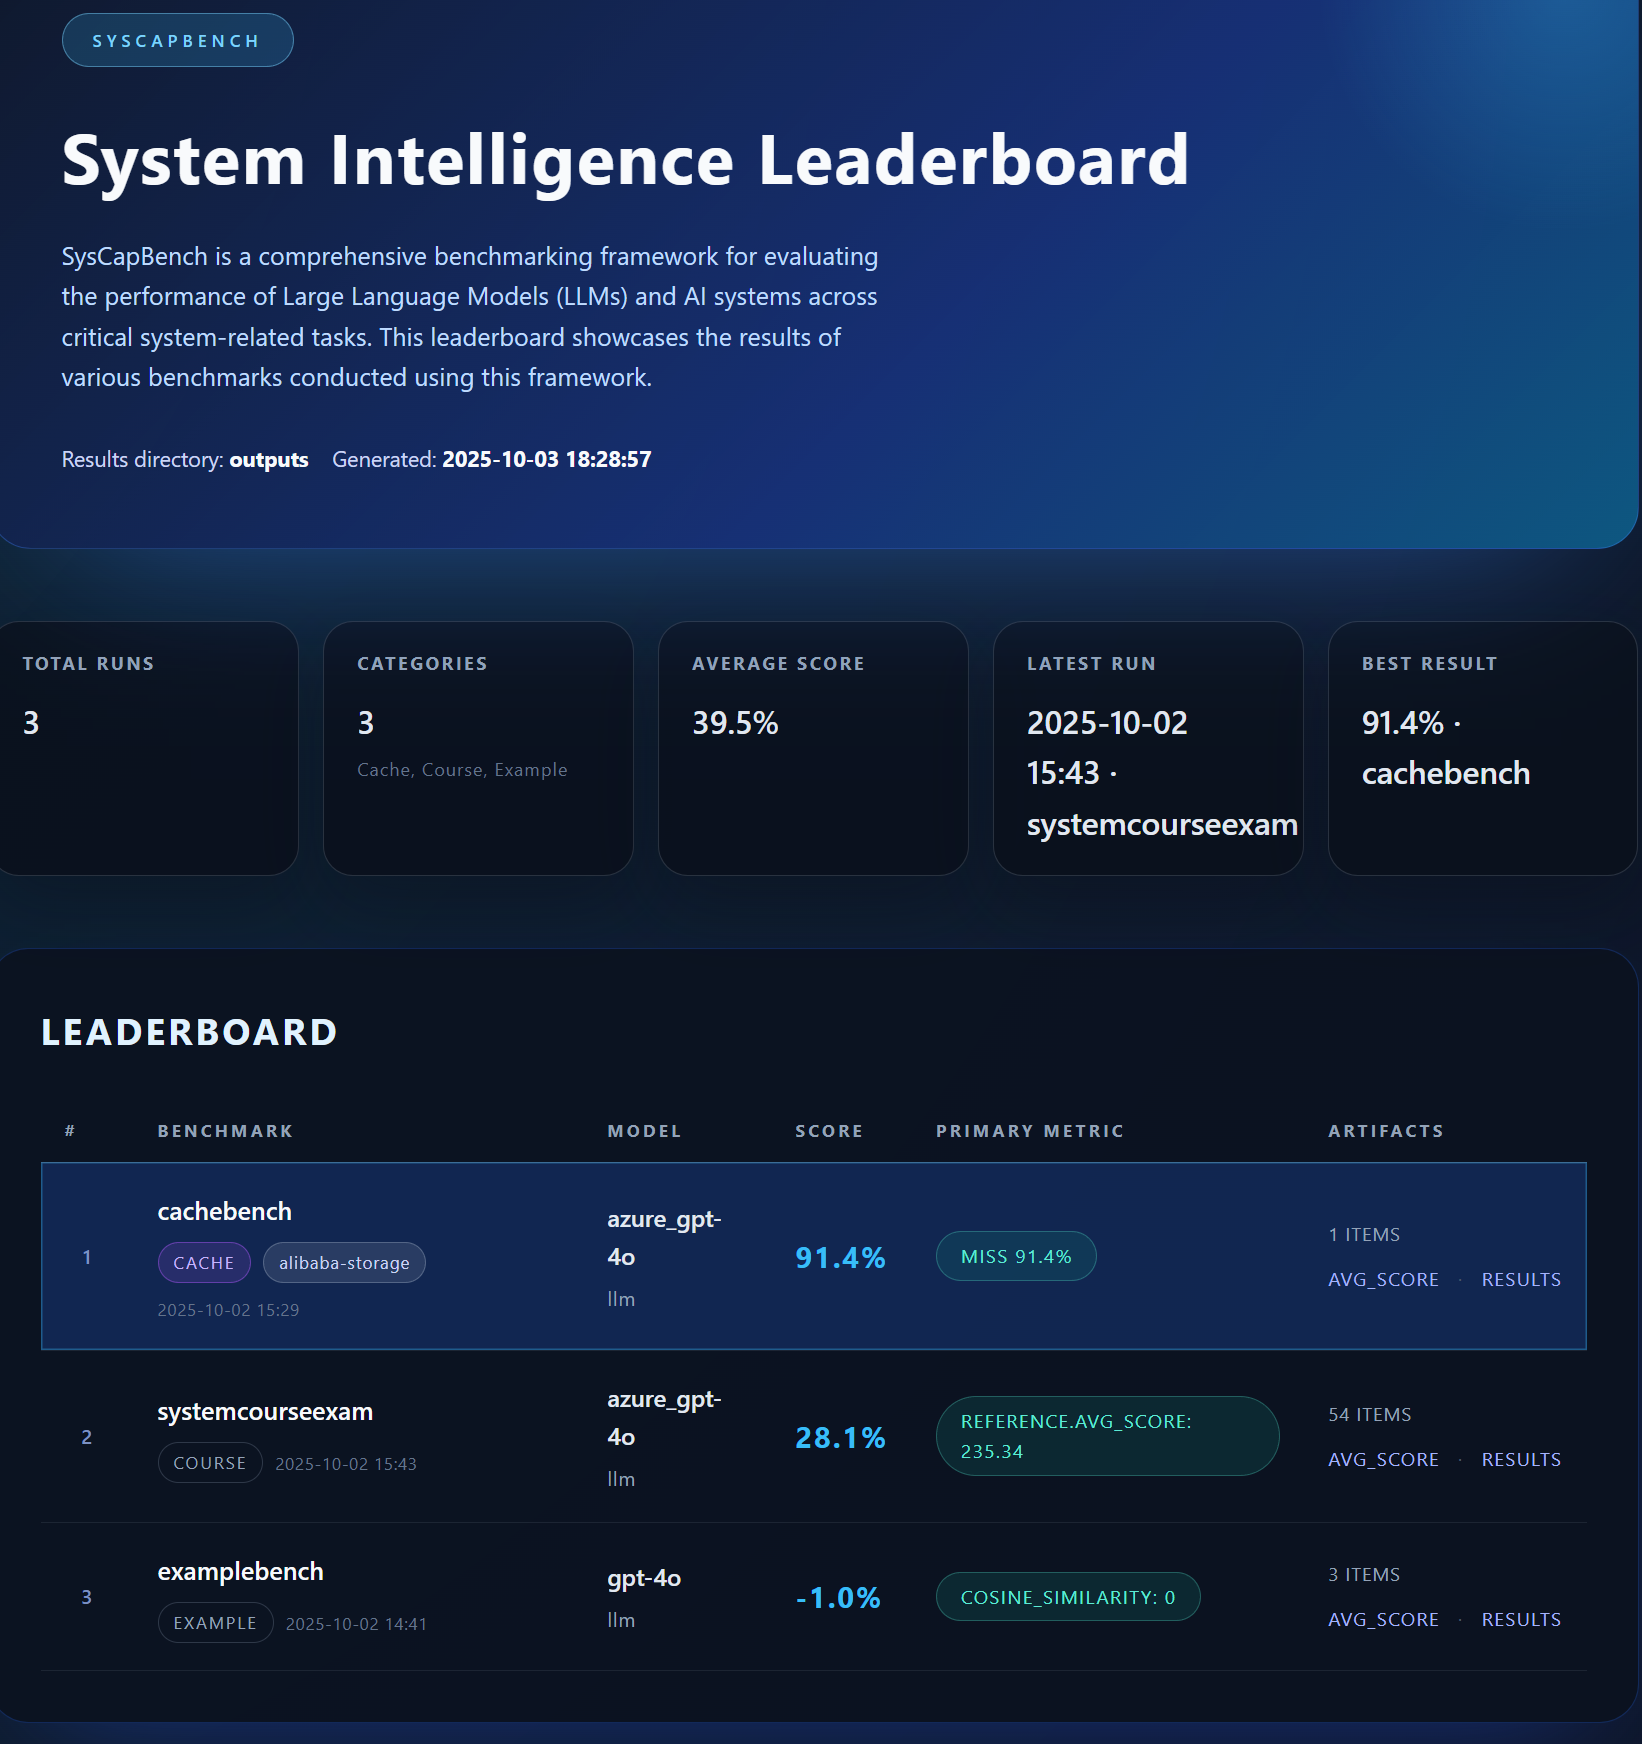

This chart was generated by the following Python code:
"""Generate an interactive dashboard for SysCapBench runs."""

from __future__ import annotations

import argparse
import json
from collections.abc import Iterable
from dataclasses import dataclass, field
from datetime import datetime
from pathlib import Path
from typing import Any, Dict, List, Optional

try:
    import plotly.graph_objects as go
    from plotly.subplots import make_subplots
except ImportError:  # Plotly is optional for the SWE-Bench style leaderboard
    go = None  # type: ignore
    make_subplots = None  # type: ignore

from logger import logger


@dataclass
class BenchmarkEntry:
    """Light-weight container for a single benchmark run."""

    name: str
    model: str
    agent: str
    directory: Path
    avg_score: Optional[Dict[str, Any]] = None
    results: List[Dict[str, Any]] = field(default_factory=list)
    metrics: Dict[str, float] = field(default_factory=dict)
    final_score: Optional[float] = None
    result_count: int = 0
    question_types: Dict[str, int] = field(default_factory=dict)
    score_by_test_paper: List[Dict[str, Any]] = field(default_factory=list)
    timestamp_label: Optional[str] = None
    variant: Optional[str] = None
    category: str = 'general'
    timestamp: Optional[datetime] = None

    @property
    def display_name(self) -> str:
        suffix = f' | {self.variant}' if self.variant else ''
        ts = f' ({self.timestamp_label})' if self.timestamp_label else ''
        return f'{self.name} | {self.model} | {self.agent}{suffix}{ts}'


class BenchmarkDashboard:
    """Parse benchmark outputs and generate Plotly figures."""

    def __init__(self, results_dir: str):
        self.results_dir = Path(results_dir)
        self.outputs_dir = self.results_dir
        self.benchmarks: List[BenchmarkEntry] = []
        self._validate_inputs()
        self.load_results()

    def _validate_inputs(self) -> None:
        if not self.results_dir.exists():
            raise FileNotFoundError(f'Results directory not found: {self.results_dir}')
        if not self.outputs_dir.exists():
            raise FileNotFoundError(f'Expected outputs directory missing: {self.outputs_dir}')

    def load_results(self) -> None:
        for bench_dir in sorted(self.outputs_dir.iterdir()):
            if not bench_dir.is_dir():
                continue
            entry = self._load_entry(bench_dir)
            if entry:
                self.benchmarks.append(entry)

    def _load_entry(self, bench_dir: Path) -> Optional[BenchmarkEntry]:
        metadata = self._parse_directory_metadata(bench_dir.name)
        avg_score = self._safe_load_json(bench_dir / 'avg_score.json')
        results = self._safe_load_json_lines(bench_dir / 'result.jsonl')

        metrics = self._flatten_metrics(avg_score) if avg_score else {}
        final_score = None
        if avg_score:
            final_score = avg_score.get('final_score')
            if final_score is None and isinstance(avg_score.get('score'), dict):
                score_dict = avg_score['score']
                llm_score = score_dict.get('llm_score')
                full_score = score_dict.get('full_score')
                if isinstance(llm_score, (int, float)) and isinstance(full_score, (int, float)) and full_score:
                    final_score = llm_score / full_score

        question_types: Dict[str, int] = {}
        for record in results:
            qtype = record.get('type')
            if qtype:
                question_types[qtype] = question_types.get(qtype, 0) + 1

        category = 'general'
        bench_name_lower = metadata['benchmark'].lower()
        if 'course' in bench_name_lower:
            category = 'course'
        elif 'cache' in bench_name_lower:
            category = 'cache'
        elif 'example' in bench_name_lower:
            category = 'example'

        return BenchmarkEntry(
            name=metadata['benchmark'],
            model=metadata['model'],
            agent=metadata['agent'],
            directory=bench_dir,
            avg_score=avg_score,
            results=results,
            metrics=metrics,
            final_score=final_score,
            result_count=len(results),
            question_types=question_types,
            score_by_test_paper=avg_score.get('score_by_test_paper', []) if isinstance(avg_score, dict) else [],
            timestamp_label=metadata.get('timestamp'),
            variant=metadata.get('variant'),
            category=category,
            timestamp=metadata.get('timestamp_dt'),
        )

    def _parse_directory_metadata(self, name: str) -> Dict[str, Optional[str]]:
        parts = name.split('__')
        benchmark = parts[0] if parts else 'unknown'
        model = parts[1] if len(parts) > 1 else 'unknown'
        agent = parts[2] if len(parts) > 2 else 'unknown'

        timestamp = None
        timestamp_dt: Optional[datetime] = None
        variant = None
        remainder: List[str] = []
        if len(parts) > 3:
            candidate = parts[-1]
            try:
                timestamp_dt = datetime.strptime(candidate, '%Y-%m-%d_%H-%M-%S')
                timestamp = timestamp_dt.strftime('%Y-%m-%d %H:%M:%S')
                remainder = parts[3:-1]
            except ValueError:
                remainder = parts[3:]
        variant = '__'.join(remainder) if remainder else None
        return {
            'benchmark': benchmark,
            'model': model,
            'agent': agent,
            'timestamp': timestamp,
            'timestamp_dt': timestamp_dt,
            'variant': variant,
        }

    def _safe_load_json(self, path: Path) -> Optional[Dict[str, Any]]:
        if not path.exists():
            return None
        with open(path, encoding='utf-8') as handle:
            return json.load(handle)

    def _safe_load_json_lines(self, path: Path) -> List[Dict[str, Any]]:
        if not path.exists():
            return []
        records: List[Dict[str, Any]] = []
        with open(path, encoding='utf-8') as handle:
            for line in handle:
                line = line.strip()
                if not line:
                    continue
                try:
                    records.append(json.loads(line))
                except json.JSONDecodeError:
                    continue
        return records

    def _flatten_metrics(self, avg_score: Dict[str, Any]) -> Dict[str, float]:
        metrics: Dict[str, float] = {}
        for key, value in avg_score.items():
            if key == 'score_by_test_paper':
                continue
            if isinstance(value, (int, float)):
                metrics[key] = float(value)
            elif isinstance(value, dict):
                for sub_key, sub_val in value.items():
                    if isinstance(sub_val, (int, float)):
                        metrics[f'{key}.{sub_key}'] = float(sub_val)
        return metrics

    def _format_metric(self, value: Any) -> str:
        if isinstance(value, float):
            if abs(value) >= 1:
                return f'{value:.3f}'.rstrip('0').rstrip('.')
            return f'{value:.4f}'.rstrip('0').rstrip('.')
        if isinstance(value, int):
            return str(value)
        return str(value)

    def create_overview_table(self) -> Optional[go.Figure]:
        if go is None:
            return None
        if not self.benchmarks:
            return None

        headers = ['Benchmark', 'Model', 'Agent', 'Final Score', 'Key Metrics']
        rows: List[List[str]] = []

        for bench in self.benchmarks:
            metrics_summary = self._summarise_metrics(bench.metrics)
            final_score = 'N/A'
            if bench.final_score is not None:
                final_score = self._format_metric(bench.final_score)
            rows.append(
                [
                    bench.name,
                    bench.model,
                    bench.agent,
                    final_score,
                    metrics_summary or '—',
                ]
            )

        table = go.Table(
            header=dict(values=headers, fill_color='#d0f0ff', align='left', font=dict(size=14, color='black')),
            cells=dict(values=list(zip(*rows)), fill_color='#f5f8fa', align='left', font=dict(size=12)),
        )
        fig = go.Figure(data=[table])
        fig.update_layout(title='Benchmark Overview', height=280 + 24 * len(rows))
        return fig

    def _summarise_metrics(self, metrics: Dict[str, float], limit: int = 4) -> str:
        if not metrics:
            return ''
        pairs = []
        for key in sorted(metrics):
            if key == 'final_score':
                continue
            pairs.append(f'{key}: {self._format_metric(metrics[key])}')
        return ', '.join(pairs[:limit])

    def create_exam_benchmark_chart(self) -> Optional[go.Figure]:
        if go is None or make_subplots is None:
            return None
        exam_entries = [b for b in self.benchmarks if b.category == 'exam' and b.avg_score]
        if not exam_entries:
            return None

        fig = make_subplots(
            rows=2,
            cols=2,
            subplot_titles=('Overall Score', 'Score by Test Paper', 'Question Type Distribution', 'Score Comparison'),
            specs=[[{'type': 'bar'}, {'type': 'bar'}], [{'type': 'pie'}, {'type': 'bar'}]],
        )

        for bench in exam_entries:
            avg_score = bench.avg_score or {}
            score_block = avg_score.get('score', {})
            reference_block = avg_score.get('reference', {})

            llm_score = score_block.get('llm_score')
            full_score = score_block.get('full_score')
            reference_avg = reference_block.get('avg_score')

            if llm_score is not None:
                fig.add_trace(
                    go.Bar(
                        name=f'{bench.model} — LLM',
                        x=[bench.name],
                        y=[llm_score],
                        text=[llm_score],
                        textposition='auto',
                    ),
                    row=1,
                    col=1,
                )
            if reference_avg is not None:
                fig.add_trace(
                    go.Bar(
                        name=f'{bench.name} Ref Avg',
                        x=[bench.name],
                        y=[reference_avg],
                        text=[self._format_metric(reference_avg)],
                        textposition='auto',
                    ),
                    row=1,
                    col=1,
                )
            if full_score is not None:
                fig.add_trace(
                    go.Bar(
                        name=f'{bench.name} Full',
                        x=[bench.name],
                        y=[full_score],
                        text=[full_score],
                        textposition='auto',
                    ),
                    row=1,
                    col=1,
                )

            if bench.score_by_test_paper:
                paper_names = [self._shorten(tp.get('test_paper_name', ''), 36) for tp in bench.score_by_test_paper]
                llm_scores = [tp.get('llm_score', 0) for tp in bench.score_by_test_paper]
                ref_scores = [tp.get('reference_score_avg', 0) for tp in bench.score_by_test_paper]

                fig.add_trace(
                    go.Bar(
                        name=f'{bench.model} LLM', x=paper_names, y=llm_scores, text=llm_scores, textposition='auto'
                    ),
                    row=1,
                    col=2,
                )
                fig.add_trace(
                    go.Bar(
                        name=f'{bench.name} Ref Avg',
                        x=paper_names,
                        y=ref_scores,
                        text=[self._format_metric(v) for v in ref_scores],
                        textposition='auto',
                    ),
                    row=1,
                    col=2,
                )

            if bench.question_types:
                labels = list(bench.question_types.keys())
                values = list(bench.question_types.values())
                fig.add_trace(go.Pie(labels=labels, values=values, name=bench.name), row=2, col=1)

            if bench.results:
                type_scores: Dict[str, List[float]] = {}
                type_max: Dict[str, List[float]] = {}
                for record in bench.results:
                    qtype = record.get('type', 'Unknown')
                    type_scores.setdefault(qtype, []).append(record.get('llm_score', 0))
                    type_max.setdefault(qtype, []).append(record.get('points', 1))

                types = list(type_scores.keys())
                avg_scores = [sum(scores) / len(scores) for scores in type_scores.values()]
                avg_max = [sum(max_scores) / len(max_scores) for max_scores in type_max.values()]

                fig.add_trace(
                    go.Bar(
                        name=f'{bench.model} Avg Score',
                        x=types,
                        y=avg_scores,
                        text=[self._format_metric(v) for v in avg_scores],
                        textposition='auto',
                    ),
                    row=2,
                    col=2,
                )
                fig.add_trace(
                    go.Bar(
                        name=f'{bench.name} Avg Max',
                        x=types,
                        y=avg_max,
                        text=[self._format_metric(v) for v in avg_max],
                        textposition='auto',
                    ),
                    row=2,
                    col=2,
                )

        fig.update_layout(height=920, title_text='Exam Benchmark Analysis', barmode='group', showlegend=True)
        return fig

    def _shorten(self, text: str, max_len: int) -> str:
        if len(text) <= max_len:
            return text
        return text[: max_len - 3] + '...'

    def create_cache_benchmark_chart(self) -> Optional[go.Figure]:
        if go is None:
            return None
        cache_entries = [b for b in self.benchmarks if b.category == 'cache' and b.avg_score]
        if not cache_entries:
            return None

        fig = go.Figure()
        metrics_of_interest = ['miss_rate', 'time_cost']
        for bench in cache_entries:
            values = [bench.metrics.get(metric, 0.0) for metric in metrics_of_interest]
            fig.add_trace(
                go.Bar(
                    name=bench.display_name,
                    x=metrics_of_interest,
                    y=values,
                    text=[self._format_metric(val) for val in values],
                    textposition='auto',
                )
            )

        fig.update_layout(title='Cache Benchmark Metrics', xaxis_title='Metric', yaxis_title='Value', height=520)
        return fig

    def create_similarity_metrics_chart(self) -> Optional[go.Figure]:
        if go is None:
            return None
        metrics = [
            'syntax_acc',
            'exact_match',
            'jaccard_similarity',
            'cosine_similarity',
            'embeddings_similarity',
            'llmjudger_rating',
        ]
        candidates = [b for b in self.benchmarks if any(metric in b.metrics for metric in metrics)]
        if not candidates:
            return None

        fig = go.Figure()
        for bench in candidates:
            values = [bench.metrics.get(metric, 0.0) for metric in metrics]
            fig.add_trace(go.Scatterpolar(r=values, theta=metrics, fill='toself', name=bench.display_name))

        fig.update_layout(
            polar=dict(radialaxis=dict(visible=True, range=[-0.5, 1])), title='Similarity Metrics', height=620
        )
        return fig

    def _render_source_links(self, entries: List[BenchmarkEntry], title: str, indent: str = '') -> str:
        if not entries:
            return ''

        rows = []
        for bench in entries:
            rel_dir = bench.directory.relative_to(self.results_dir)
            avg_path = rel_dir / 'avg_score.json'
            result_path = rel_dir / 'result.jsonl'
            link_avg = f'<a href="{avg_path.as_posix()}" target="_blank">avg_score.json</a>'
            link_result = f'<a href="{result_path.as_posix()}" target="_blank">result.jsonl</a>'
            rows.append(
                indent + '        <tr>'
                f'<td>{bench.name}</td>'
                f'<td>{bench.model}</td>'
                f'<td>{bench.agent}</td>'
                f'<td>{link_avg}</td>'
                f'<td>{link_result}</td>'
                '</tr>'
            )

        table_html = [
            f'{indent}<div class="card section-table">',
            f'{indent}    <h3>{title}</h3>',
            f'{indent}    <table class="metrics-table compact">',
            f'{indent}        <tr><th>Benchmark</th><th>Model</th><th>Agent</th><th>Avg Score</th><th>Results</th></tr>',
        ]
        table_html.extend(rows)
        table_html.append(f'{indent}    </table>')
        table_html.append(f'{indent}</div>')
        return '\n'.join(table_html)

    def _sorted_benchmarks(self) -> List[BenchmarkEntry]:
        return sorted(
            self.benchmarks,
            key=lambda b: (b.final_score is None, -b.final_score if b.final_score is not None else 0.0),
        )

    def _format_score_value(self, score: Optional[float]) -> str:
        if score is None:
            return '—'
        if -1.0 <= score <= 1.0:
            return f'{score * 100:.1f}%'
        return self._format_metric(score)

    def _format_timestamp(self, bench: BenchmarkEntry) -> str:
        if bench.timestamp:
            return bench.timestamp.strftime('%Y-%m-%d %H:%M')
        if bench.timestamp_label:
            return bench.timestamp_label
        return '—'

    def _primary_metric_label(self, bench: BenchmarkEntry) -> str:
        if bench.category == 'exam' and bench.avg_score:
            score_block = bench.avg_score.get('score', {}) if isinstance(bench.avg_score, dict) else {}
            llm_score = score_block.get('llm_score')
            full_score = score_block.get('full_score')
            if isinstance(llm_score, (int, float)) and isinstance(full_score, (int, float)) and full_score:
                return f'{int(llm_score)}/{int(full_score)} pts'
            ref_block = bench.avg_score.get('reference', {}) if isinstance(bench.avg_score, dict) else {}
            ref_avg = ref_block.get('avg_score')
            if isinstance(ref_avg, (int, float)):
                return f'Reference avg {self._format_metric(ref_avg)}'
        if bench.category == 'cache':
            miss_rate = bench.metrics.get('miss_rate')
            if miss_rate is not None:
                return f'Miss {self._format_score_value(miss_rate)}'
            time_cost = bench.metrics.get('time_cost')
            if time_cost is not None:
                return f'Time {self._format_metric(time_cost)}'
        for key in sorted(bench.metrics):
            if key == 'final_score':
                continue
            return f'{key}: {self._format_metric(bench.metrics[key])}'
        if bench.result_count:
            return f'{bench.result_count} records'
        return '—'

    def _artifact_links(self, bench: BenchmarkEntry) -> str:
        rel_dir = bench.directory.relative_to(self.results_dir)
        avg_path = rel_dir / 'avg_score.json'
        result_path = rel_dir / 'result.jsonl'
        return (
            f'<a href="{avg_path.as_posix()}" target="_blank">avg_score</a>'
            '<span class="artifact-separator">·</span>'
            f'<a href="{result_path.as_posix()}" target="_blank">results</a>'
        )

    def _metrics_for_card(self, bench: BenchmarkEntry, limit: int = 5) -> List[tuple[str, str]]:
        entries: List[tuple[str, str]] = []
        if bench.category == 'exam' and bench.avg_score:
            score_block = bench.avg_score.get('score', {}) if isinstance(bench.avg_score, dict) else {}
            ref_block = bench.avg_score.get('reference', {}) if isinstance(bench.avg_score, dict) else {}
            llm_score = score_block.get('llm_score')
            full_score = score_block.get('full_score')
            question_count = score_block.get('question_count')
            ref_avg = ref_block.get('avg_score')
            if isinstance(llm_score, (int, float)) and isinstance(full_score, (int, float)):
                entries.append(('LLM Score', f'{llm_score}/{full_score}'))
            if isinstance(question_count, (int, float)):
                entries.append(('Questions', str(int(question_count))))
            if isinstance(ref_avg, (int, float)):
                entries.append(('Ref Avg', self._format_metric(ref_avg)))
        elif bench.category == 'cache':
            miss_rate = bench.metrics.get('miss_rate')
            time_cost = bench.metrics.get('time_cost')
            if miss_rate is not None:
                entries.append(('Miss Rate', self._format_score_value(miss_rate)))
            if time_cost is not None:
                entries.append(('Time Cost', self._format_metric(time_cost)))
        if not entries:
            for key in sorted(bench.metrics):
                if key == 'final_score':
                    continue
                entries.append((key, self._format_metric(bench.metrics[key])))
        if bench.result_count:
            entries.append(('Records', str(bench.result_count)))
        return entries[:limit]

    def _compute_summary_stats(self) -> Dict[str, str]:
        total_runs = len(self.benchmarks)
        categories = sorted({bench.category for bench in self.benchmarks})
        scored_entries = [b for b in self.benchmarks if b.final_score is not None]
        best_entry = max(scored_entries, key=lambda b: b.final_score, default=None)
        avg_score = sum(b.final_score for b in scored_entries) / len(scored_entries) if scored_entries else None
        latest_entry = max(
            (b for b in self.benchmarks if b.timestamp),
            key=lambda b: b.timestamp,
            default=None,
        )

        stats = {
            'total_runs': str(total_runs),
            'category_count': str(len(categories)),
            'categories': ', '.join(cat.title() for cat in categories) if categories else '—',
            'avg_score': self._format_score_value(avg_score),
            'best_score': '—',
            'latest_run': '—',
        }
        if best_entry:
            stats['best_score'] = f'{self._format_score_value(best_entry.final_score)} · {best_entry.name}'
        if latest_entry:
            stats['latest_run'] = f'{self._format_timestamp(latest_entry)} · {latest_entry.name}'
        return stats

    def _render_hero_section(self, generated_at: str) -> str:
        return '\n'.join(
            [
                '<header class="hero">',
                '    <div class="hero-badge">SysCapBench</div>',
                '    <h1>System Intelligence Leaderboard</h1>',
                '    <p>SysCapBench is a comprehensive benchmarking framework for evaluating the performance of Large Language Models (LLMs) and AI systems across critical system-related tasks. This leaderboard showcases the results of various benchmarks conducted using this framework.</p>',
                '    <div class="hero-meta">',
                f'        <span>Results directory: <strong>{self.results_dir}</strong></span>',
                f'        <span>Generated: <strong>{generated_at}</strong></span>',
                '    </div>',
                '</header>',
            ]
        )

    def _render_summary_section(self, stats: Dict[str, str]) -> str:
        return '\n'.join(
            [
                '<section class="summary-grid">',
                '    <div class="summary-card">',
                '        <h3>Total Runs</h3>',
                f'        <p>{stats["total_runs"]}</p>',
                '    </div>',
                '    <div class="summary-card">',
                '        <h3>Categories</h3>',
                f'        <p>{stats["category_count"]}</p>',
                f'        <span class="summary-muted">{stats["categories"]}</span>',
                '    </div>',
                '    <div class="summary-card">',
                '        <h3>Average Score</h3>',
                f'        <p>{stats["avg_score"]}</p>',
                '    </div>',
                '    <div class="summary-card">',
                '        <h3>Latest Run</h3>',
                f'        <p>{stats["latest_run"]}</p>',
                '    </div>',
                '    <div class="summary-card">',
                '        <h3>Best Result</h3>',
                f'        <p>{stats["best_score"]}</p>',
                '    </div>',
                '</section>',
            ]
        )

    def _render_leaderboard_section(self) -> str:
        benches = self._sorted_benchmarks()
        if not benches:
            return '<section class="leaderboard-card"><h2>Leaderboard</h2><p>No runs found.</p></section>'

        rows = []
        for idx, bench in enumerate(benches, start=1):
            score_text = self._format_score_value(bench.final_score)
            metric_label = self._primary_metric_label(bench)
            timestamp = self._format_timestamp(bench)
            artifacts = self._artifact_links(bench)
            row_classes = 'leaderboard-row leaderboard-row-primary' if idx == 1 else 'leaderboard-row'
            rows.append(
                '        <tr class="' + row_classes + '">'
                f'<td class="col-rank">{idx}</td>'
                '<td class="col-benchmark">'
                f'<div class="bench-title">{bench.name}</div>'
                f'<div class="bench-meta"><span class="badge badge-category badge-{bench.category}">{bench.category.title()}</span>'
                + (f'<span class="badge badge-variant">{bench.variant}</span>' if bench.variant else '')
                + f'<span class="bench-timestamp">{timestamp}</span>'
                '</div></td>'
                '<td class="col-model">'
                f'<div class="model-name">{bench.model}</div>'
                f'<div class="model-agent">{bench.agent}</div>'
                '</td>'
                '<td class="col-score">'
                f'<div class="score-value">{score_text}</div>'
                '</td>'
                '<td class="col-metric">'
                f'<span class="metric-pill">{metric_label}</span>'
                '</td>'
                '<td class="col-records">'
                f'<span class="records-text">{bench.result_count} items</span>'
                f'<div class="artifact-links">{artifacts}</div>'
                '</td>'
                '        </tr>'
            )

        table = [
            '<section class="leaderboard-card">',
            '    <h2>Leaderboard</h2>',
            '    <table class="leaderboard-table">',
            '        <thead>',
            '            <tr><th>#</th><th>Benchmark</th><th>Model</th><th>Score</th><th>Primary Metric</th><th>Artifacts</th></tr>',
            '        </thead>',
            '        <tbody>',
        ]
        table.extend(rows)
        table.extend(['        </tbody>', '    </table>', '</section>'])
        return '\n'.join(table)

    def _render_detail_cards(self) -> str:
        benches = self._sorted_benchmarks()
        if not benches:
            return ''

        cards = [
            '<section class="details-section">',
            '    <h2 class="section-heading">Benchmark Snapshots</h2>',
            '    <div class="card-grid">',
        ]
        for bench in benches:
            metrics = self._metrics_for_card(bench)
            metrics_html = ''.join(
                f'<div class="metric-row"><span>{label}</span><span>{value}</span></div>' for label, value in metrics
            )
            cards.extend(
                [
                    '        <article class="detail-card">',
                    f'            <h3>{bench.name}</h3>',
                    f'            <p class="detail-meta">{bench.model} · {bench.agent}</p>',
                    f'            <div class="detail-score">Score {self._format_score_value(bench.final_score)}</div>',
                    f'            <div class="metric-stack">{metrics_html}</div>',
                    f'            <div class="detail-links">{self._artifact_links(bench)}</div>',
                    '        </article>',
                ]
            )
        cards.extend(['    </div>', '</section>'])
        return '\n'.join(cards)

    def generate_html_dashboard(self, output_file: str = 'dashboard.html') -> Path:
        output_path = self.results_dir / output_file
        generated_at = datetime.now().strftime('%Y-%m-%d %H:%M:%S')
        stats = self._compute_summary_stats()
        hero_html = self._render_hero_section(generated_at)
        summary_html = self._render_summary_section(stats)
        leaderboard_html = self._render_leaderboard_section()
        detail_cards_html = self._render_detail_cards()

        exam_fig = self.create_exam_benchmark_chart()
        cache_fig = self.create_cache_benchmark_chart()
        similarity_fig = self.create_similarity_metrics_chart()
        chart_blocks = []
        if exam_fig:
            chart_blocks.append(('Exam Benchmark Breakdown', exam_fig))
        if cache_fig:
            chart_blocks.append(('Cache Benchmark Metrics', cache_fig))
        if similarity_fig:
            chart_blocks.append(('Similarity Metrics', similarity_fig))

        include_plotly = bool(chart_blocks)

        css = (
            ':root { color-scheme: dark; }\n'
            '* { box-sizing: border-box; }\n'
            "body { margin: 0; font-family: 'Inter', 'Segoe UI', sans-serif; background: radial-gradient(circle at top left, rgba(56,189,248,0.18), rgba(14,23,42,0.95) 46%), #03070f; color: #dbeafe; line-height: 1.6; }\n"
            'a { color: #7dd3fc; text-decoration: none; transition: color 0.2s ease; }\n'
            'a:hover { color: #bae6fd; }\n'
            'main.layout { max-width: 1100px; margin: 0 auto; padding: 64px 24px 96px; }\n'
            '@media (min-width: 1280px) { main.layout { padding: 72px 0 104px; } }\n'
            '.hero { position: relative; overflow: hidden; background: linear-gradient(135deg, rgba(15,23,42,0.92) 0%, rgba(30,64,175,0.55) 60%, rgba(14,165,233,0.45) 100%); border: 1px solid rgba(59,130,246,0.35); border-radius: 28px; padding: 48px; margin-bottom: 48px; box-shadow: 0 40px 120px -60px rgba(59,130,246,0.65); }\n'
            ".hero::after { content: ''; position: absolute; width: 340px; height: 340px; background: radial-gradient(circle, rgba(56,189,248,0.42), transparent 68%); right: -120px; top: -140px; opacity: 0.6; }\n"
            '.hero-badge { position: relative; display: inline-flex; align-items: center; padding: 8px 20px; border-radius: 999px; border: 1px solid rgba(125,211,252,0.45); background: rgba(56,189,248,0.18); color: #7dd3fc; letter-spacing: 0.28em; text-transform: uppercase; font-size: 0.72rem; font-weight: 600; }\n'
            '.hero h1 { position: relative; margin: 22px 0 16px; font-size: 2.9rem; letter-spacing: 0.03em; color: #f8fafc; }\n'
            '.hero p { position: relative; margin: 0; max-width: 560px; color: #bfdbfe; font-size: 1.05rem; }\n'
            '.hero-meta { position: relative; margin-top: 30px; display: flex; flex-wrap: wrap; gap: 16px; color: #cbd5f5; font-size: 0.9rem; }\n'
            '.hero-meta strong { color: #f8fafc; }\n'
            '.summary-grid { display: grid; grid-template-columns: repeat(auto-fit, minmax(180px, 1fr)); gap: 16px; margin-bottom: 48px; }\n'
            '.summary-card { background: rgba(10,16,28,0.92); border: 1px solid rgba(148,163,184,0.22); border-radius: 20px; padding: 18px 22px; box-shadow: 0 18px 50px rgba(8,12,24,0.35); }\n'
            '.summary-card h3 { margin: 0; font-size: 0.75rem; letter-spacing: 0.14em; color: #94a3b8; text-transform: uppercase; }\n'
            '.summary-card p { margin: 12px 0 0; font-size: 1.32rem; font-weight: 600; color: #e2e8f0; }\n'
            '.summary-muted { display: block; margin-top: 6px; font-size: 0.75rem; color: #64748b; letter-spacing: 0.06em; }\n'
            '.leaderboard-card { background: rgba(11,18,32,0.94); border: 1px solid rgba(37,99,235,0.28); border-radius: 26px; padding: 34px; box-shadow: 0 28px 80px -40px rgba(30,64,175,0.75); }\n'
            '.leaderboard-card h2 { margin: 0 0 26px; font-size: 1.55rem; letter-spacing: 0.08em; text-transform: uppercase; color: #e0f2fe; }\n'
            '.leaderboard-table { width: 100%; border-collapse: collapse; }\n'
            '.leaderboard-table thead th { font-size: 0.72rem; color: #94a3b8; letter-spacing: 0.18em; text-transform: uppercase; padding: 12px 16px; border-bottom: 1px solid rgba(148,163,184,0.25); text-align: left; }\n'
            '.leaderboard-table tbody td { padding: 18px 16px; border-bottom: 1px solid rgba(148,163,184,0.12); vertical-align: middle; }\n'
            '.leaderboard-row:hover { background: rgba(30,64,175,0.22); }\n'
            '.leaderboard-row-primary { background: rgba(37,99,235,0.24); box-shadow: inset 0 0 0 1px rgba(56,189,248,0.35); }\n'
            '.col-rank { width: 62px; font-weight: 600; color: #7c91c3; font-size: 0.85rem; text-align: center; }\n'
            '.bench-title { font-size: 1.05rem; font-weight: 600; color: #f8fafc; }\n'
            '.bench-meta { margin-top: 8px; display: flex; flex-wrap: wrap; gap: 8px; align-items: center; color: #94a3b8; font-size: 0.78rem; }\n'
            '.badge { display: inline-flex; align-items: center; justify-content: center; padding: 4px 10px; border-radius: 999px; border: 1px solid rgba(148,163,184,0.26); font-size: 0.7rem; letter-spacing: 0.12em; text-transform: uppercase; }\n'
            '.badge-general { background: rgba(56,189,248,0.12); border-color: rgba(56,189,248,0.38); color: #7dd3fc; }\n'
            '.badge-exam { background: rgba(249,115,22,0.15); border-color: rgba(249,115,22,0.42); color: #fb923c; }\n'
            '.badge-cache { background: rgba(168,85,247,0.15); border-color: rgba(168,85,247,0.45); color: #c4b5fd; }\n'
            '.badge-variant { background: rgba(148,163,184,0.18); border-color: rgba(148,163,184,0.4); color: #cbd5f5; letter-spacing: 0.06em; text-transform: none; }\n'
            '.bench-timestamp { color: #64748b; font-size: 0.72rem; letter-spacing: 0.03em; }\n'
            '.model-name { font-weight: 600; color: #e2e8f0; font-size: 1rem; }\n'
            '.model-agent { margin-top: 6px; color: #94a3b8; font-size: 0.82rem; letter-spacing: 0.04em; }\n'
            '.score-value { font-size: 1.22rem; font-weight: 700; color: #38bdf8; letter-spacing: 0.06em; }\n'
            '.metric-pill { display: inline-flex; align-items: center; padding: 6px 16px; border-radius: 999px; border: 1px solid rgba(94,234,212,0.28); background: rgba(15,118,110,0.22); color: #5eead4; font-size: 0.78rem; letter-spacing: 0.08em; text-transform: uppercase; }\n'
            '.records-text { display: block; font-size: 0.78rem; color: #94a3b8; letter-spacing: 0.05em; text-transform: uppercase; }\n'
            '.artifact-links { margin-top: 10px; display: flex; gap: 12px; align-items: center; font-size: 0.78rem; text-transform: uppercase; letter-spacing: 0.08em; }\n'
            '.artifact-links a { color: #a5b4fc; }\n'
            '.artifact-links a:hover { color: #c084fc; }\n'
            '.artifact-separator { color: #475569; }\n'
            '.details-section { margin-top: 52px; }\n'
            '.section-heading { font-size: 1.28rem; letter-spacing: 0.1em; text-transform: uppercase; color: #cbd5f5; margin-bottom: 22px; }\n'
            '.card-grid { display: grid; gap: 22px; grid-template-columns: repeat(auto-fit, minmax(240px, 1fr)); }\n'
            '.detail-card { background: rgba(10,16,30,0.9); border: 1px solid rgba(148,163,184,0.2); border-radius: 22px; padding: 24px; box-shadow: 0 18px 60px -32px rgba(14,23,42,0.6); }\n'
            '.detail-card h3 { margin: 0; font-size: 1.08rem; color: #f8fafc; }\n'
            '.detail-meta { margin: 8px 0 18px; color: #94a3b8; font-size: 0.82rem; letter-spacing: 0.05em; }\n'
            '.detail-score { font-size: 1.18rem; font-weight: 600; color: #38bdf8; margin-bottom: 18px; }\n'
            '.metric-stack { display: grid; gap: 10px; }\n'
            '.metric-row { display: flex; justify-content: space-between; font-size: 0.84rem; color: #cbd5f5; }\n'
            '.metric-row span:last-child { color: #e0f2fe; font-weight: 500; }\n'
            '.detail-links { margin-top: 20px; font-size: 0.72rem; text-transform: uppercase; letter-spacing: 0.1em; color: #94a3b8; display: flex; gap: 12px; }\n'
            '.insights-section { margin-top: 64px; }\n'
            '.chart-card { background: rgba(11,18,32,0.94); border: 1px solid rgba(37,99,235,0.26); border-radius: 24px; padding: 28px; margin-top: 24px; box-shadow: 0 28px 80px -46px rgba(30,64,175,0.65); }\n'
            '.chart-card h3 { margin: 0 0 16px; font-size: 1.1rem; color: #e0f2fe; letter-spacing: 0.06em; text-transform: uppercase; }\n'
            '@media (max-width: 720px) { .leaderboard-table thead { display: none; } .leaderboard-table, .leaderboard-table tbody, .leaderboard-table tr, .leaderboard-table td { display: block; width: 100%; } .leaderboard-table tr { margin-bottom: 18px; padding: 18px; border: 1px solid rgba(148,163,184,0.18); border-radius: 18px; } .leaderboard-table td { border: 0; padding: 8px 0; } .col-rank { text-align: left; } .metric-pill { margin-top: 8px; } .artifact-links { margin-top: 14px; } }\n'
        )

        html_parts = [
            '<!DOCTYPE html>',
            '<html>',
            '<head>',
            '    <meta charset="utf-8">',
            '    <meta name="viewport" content="width=device-width, initial-scale=1.0">',
            '    <title>System Capability Leaderboard</title>',
        ]
        if include_plotly:
            html_parts.append('    <script src="https://cdn.plot.ly/plotly-latest.min.js"></script>')
        html_parts.append('    <style>')
        html_parts.append(css)
        html_parts.append('    </style>')
        html_parts.append('</head>')
        html_parts.append('<body>')
        html_parts.append('    <main class="layout">')
        html_parts.append(hero_html)
        html_parts.append(summary_html)
        html_parts.append(leaderboard_html)
        if detail_cards_html:
            html_parts.append(detail_cards_html)
        if chart_blocks:
            html_parts.append('    <section class="insights-section">')
            html_parts.append('        <h2 class="section-heading">Analytics</h2>')
            for title, figure in chart_blocks:
                html_parts.append('        <div class="chart-card">')
                html_parts.append(f'            <h3>{title}</h3>')
                html_parts.append(figure.to_html(full_html=False, include_plotlyjs=False))
                html_parts.append('        </div>')
            html_parts.append('    </section>')
        html_parts.append('    </main>')
        html_parts.append('</body>')
        html_parts.append('</html>')

        output_path.write_text('\n'.join(html_parts), encoding='utf-8')
        return output_path


def parse_args(argv: Optional[Iterable[str]] = None) -> argparse.Namespace:
    parser = argparse.ArgumentParser(description='Generate dashboard from SysCapBench results')
    parser.add_argument(
        '--results_dir',
        type=str,
        required=True,
        help='Path to the results directory (e.g. all_results_2025-10-02_15-57-15)',
    )
    parser.add_argument(
        '--output',
        type=str,
        default='dashboard.html',
        help='Name of the output HTML file to create',
    )
    return parser.parse_args(argv)


def main(argv: Optional[Iterable[str]] = None) -> None:
    args = parse_args(argv)
    dashboard = BenchmarkDashboard(args.results_dir)
    output_path = dashboard.generate_html_dashboard(args.output)
    logger.info('Dashboard generated: %s', output_path)


if __name__ == '__main__':
    main()
